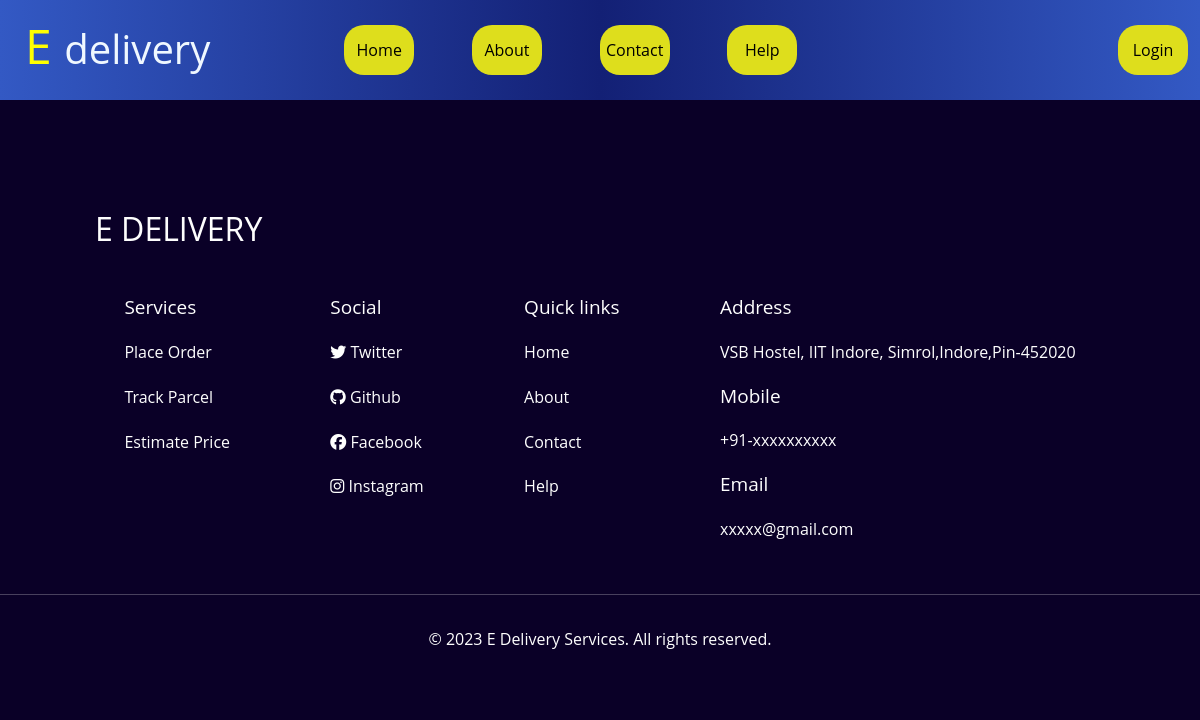
/issues/, run on an earlier commit of the app's database.
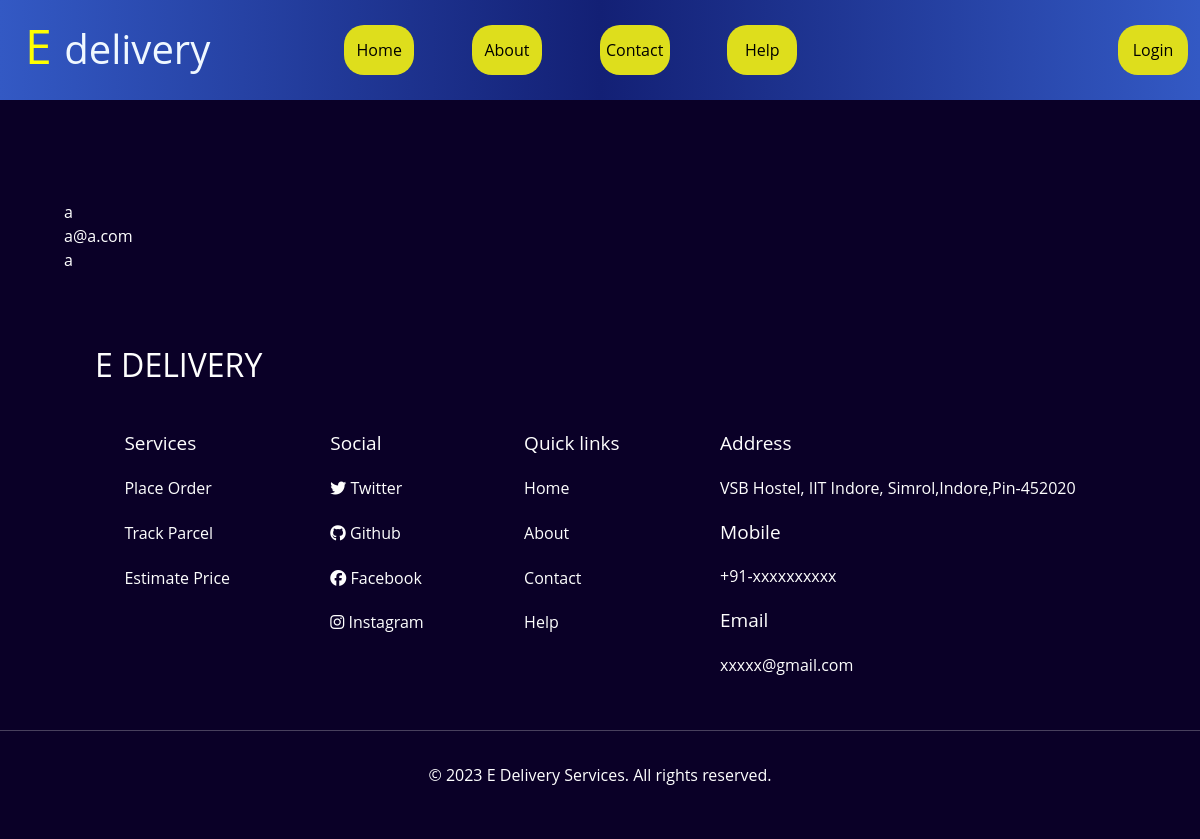
And on a later commit of the database.
### courier_service/models.py (models this page shows)
class Contacts(models.Model):
    name=models.CharField(max_length=50)
    email=models.EmailField()
    message=models.TextField()

### courier_service/views.py (the view)
# urls.py: path('issues/', views.getIssues, name='issues'),
def getIssues(request):
    issuesRaised=Contacts.objects.all()
    return render(request,'issues_raised.html',{"issuesRaised":issuesRaised})

### courier_service/templates/issues_raised.html
{% extends "layout.html" %}
{% block pagebody %}
<div style="margin-top:100px">
    <ul>
        {% for issue in issuesRaised %}
        <li>
            <ul>
                    <li style="color:white">{{ issue.name }}</li>
                    <li style="color:white">{{ issue.email }}</li>
                    <li style="color:white">{{ issue.message }}</li>
            </ul>
        </li>
        <br/><br/>
        {% endfor %}
    </ul>
</div>
{% endblock %}

### courier_service/templates/layout.html (shortened to what this page needs)
{% load static %}
<!DOCTYPE html>
<html lang="en">
<head>
    <link href="https://cdn.jsdelivr.net/npm/bootstrap@5.3.0/dist/css/bootstrap.min.css" rel="stylesheet">
    <link rel="stylesheet" href="{% static 'css/navbar.css' %}">
    <link rel="stylesheet" href="{% static 'css/footer.css' %}">
</head>
<body>
    <nav class="main_navbar">
        <div class="logo"><h1>E <span>delivery</span></h1></div>
        <div class="main_navbar_mid_component">
          <ul>
            <li class="navbar_middle_links"><a href="/"><button class="navbar_middle_buttons">Home</button></a></li>
            <li class="navbar_middle_links"><a href="/About"><button class="navbar_middle_buttons">About</button></a></li>
            {% if user.is_superuser %}
            <li class="navbar_middle_links"><a href="/issues"><button class="navbar_middle_buttons">Issues</button></a></li>
            {% else %}
            <li class="navbar_middle_links"><a href="/ContactUs"><button class="navbar_middle_buttons">Contact</button></a></li>
            {% endif %}
            <li class="navbar_middle_links"><a href="/Help"><button class="navbar_middle_buttons">Help</button></a></li>
          </ul>
        </div>
        <div class="main_navbar_end_component">
          <ul>
            {% if user.is_authenticated %}
            <li class="navbar_end_links" id="elogout"><a href="{% url 'logout' %}"><button class="navbar_end_buttons">Logout</button></a></li>
            {% if user.is_superuser %}
            <li class="navbar_end_links" id="elogout"><a href="/admin_made"><button class="navbar_end_buttons">Admin</button></a></li>
            {% elif user.is_staff %}
            <li class="navbar_end_links" id="elogout"><a href="/staff"><button class="navbar_end_buttons">Staff</button></a></li>
            {% else %}
            <li class="navbar_end_links" id="euser"><a href="/user_profile"><button class="navbar_end_buttons" id="user_icon_button"><i class="fa-solid fa-user"></i></button></a></li>
            {% endif %}
            {%else%}
            <li class="navbar_end_links" id="elogin"><a href="/login"><button class="navbar_end_buttons">Login</button></a></li>
            {% endif %}
          </ul>
        </div>
      </nav>
    {% block pagebody %} {% endblock %}
    <div class="end_footer">
      <div class="end_footer_heading">
        <h2>E delivery</h2>
      </div>
      <div class="end_footer_content">
        <div class="end_footer_services">
          <h4>Services</h4>
          <p class="end_footer_direct_page_links"><a href="/place_parcel">Place Order</a></p>
          <p class="end_footer_direct_page_links"><a href="/track_parcel">Track Parcel</a></p>
          <p class="end_footer_direct_page_links"><a href="/estimate">Estimate Price</a></p>
        </div>
        <div class="social-media">
          <h4>Social</h4>
          <p class="end_footer_direct_page_links">
            <a href="https://twitter.com/"
              ><i class="fab fa-twitter"></i> Twitter</a
            >
          </p>
          <p class="end_footer_direct_page_links">
            <a href="https://github.com/YannamYeswanth/COURIER-PARCEL-DELIVERY-DATABASE-MANAGEMENT-SYSTEM.git"
              ><i class="fab fa-github"></i> Github</a
            >
          </p>
          <p class="end_footer_direct_page_links">
            <a href="https://www.facebook.com/"
              ><i class="fab fa-facebook"></i> Facebook</a
            >
          </p>
          <p class="end_footer_direct_page_links">
            <a href="https://www.instagram.com/"
              ><i class="fab fa-instagram"></i> Instagram</a
            >
          </p>
        </div>
        <div class="end_footer_links">
          <h4>Quick links</h4>
          <p class="end_footer_direct_page_links"><a href="/">Home</a></p>
          <p class="end_footer_direct_page_links"><a href="/About">About</a></p>
          <p class="end_footer_direct_page_links"><a href="/ContactUs">Contact</a></p>
          <p class="end_footer_direct_page_links"><a href="/Help">Help</a></p>
        </div>
        <div class="end_footer_details">
          <h4 class="end_footer_address">Address</h4>
          <p class="end_footer_direct_page_links">
            VSB Hostel, IIT Indore, Simrol,Indore,Pin-452020
          </p>
          <h4 class="mobile">Mobile</h4>
          <p class="end_footer_direct_page_links"><a href="#">+91-xxxxxxxxxx</a></p>
          <h4 class="mail">Email</h4>
          <p class="end_footer_direct_page_links"><a href="#">xxxxx@gmail.com</a></p>
        </div>
      </div>
      <footer>
        <hr />
        &copy; 2023 E Delivery Services. All rights reserved.
      </footer>
    </div>
</body>
</html>

### courier_service/static/css/navbar.css (style rules this page uses)
* { margin: 0; padding: 0; box-sizing: border-box; font-family: 'Open Sans',sans-serif; }
body { background-color: #0a0027; }
ul { list-style: none; }
.main_navbar { width: 100%; height: 100px; display: grid; grid-template-columns: 1.5fr 3fr 2fr; column-gap: 12px; background-color: #132075; background-image: linear-gradient(to right, #3359c4,#132075,#3359c4); }
.logo { margin-left: 25px; width: 100%; height: 100px; display: flex; justify-content: flex-start; align-items: center; }
.logo>h1 { color: yellow; font-size: 3em; }
.logo span { color: aliceblue; font-size: 2.5rem; }
.main_navbar_mid_component > ul { width: 100%; height: 100px; display: flex; justify-content: space-around; align-items: center; }
.navbar_middle_links { margin: 12px; }
.navbar_middle_buttons { height: 50px; width: 70px; border-radius: 20px; border: none; background-color: rgb(222,222,28); cursor: pointer; transition: 100ms ease-in-out; }
.main_navbar_end_component > ul { width: 100%; height: 100px; display: flex; justify-content: flex-end; align-items: center; }
.navbar_end_links { margin: 12px; }
.navbar_end_buttons { height: 50px; width: 70px; border-radius: 20px; border:none; background-color: rgb(222,222,28); cursor: pointer; transition: 100ms ease-in-out; }

### courier_service/static/css/footer.css (style rules this page uses)
.end_footer { background-color: #0a0027; color: #fefefe; width: 100%; bottom: 0; left: 0; padding: 10px 0; margin: 10px 0; }
.end_footer .end_footer_heading { color: #fefefe; max-width: 1010px; width: 90%; text-transform: uppercase; margin: 0 auto; margin-bottom: 3rem; font-family: "Gill Sans", "Gill Sans MT", Calibri, "Trebuchet MS", sans-serif; }
.end_footer .end_footer_content { display: flex; justify-content: space-evenly; margin: 1.5rem; }
.end_footer .end_footer_content p { margin-bottom: 1.3rem; }
.end_footer .end_footer_content a { text-decoration: none; color: #fefefe; }
.end_footer .end_footer_content h4 { margin-bottom: 1.3rem; font-size: 19px; }
footer { text-align: center; margin-bottom: 2rem; }
footer hr { margin: 2rem 0; }
.end_footer_direct_page_links { transition: ease-in-out 0.3s; }

What changed in the data, as far as the page shows it:
added Contacts: name "a", email "a@a.com", message "a"
